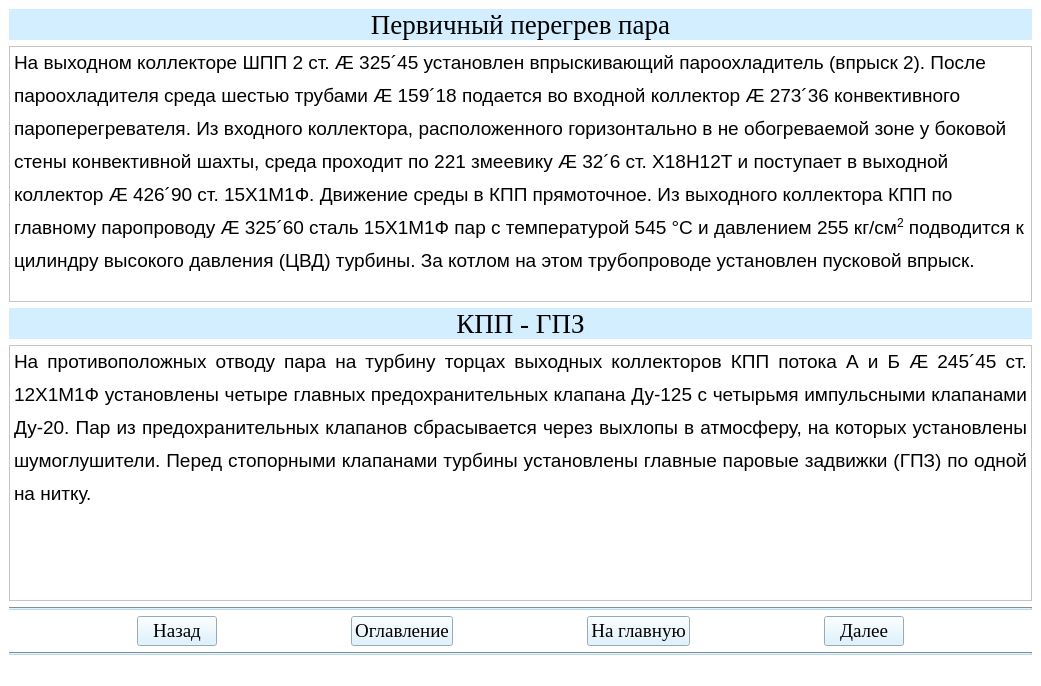
<?xml version="1.0" encoding="UTF-8"?>
<ui version="4.0">
 <class>Teoria20Window</class>
 <widget class="QMainWindow" name="Teoria20Window">
  <property name="geometry">
   <rect>
    <x>0</x>
    <y>0</y>
    <width>1041</width>
    <height>686</height>
   </rect>
  </property>
  <property name="windowTitle">
   <string>АУК</string>
  </property>
  <property name="styleSheet">
   <string notr="true">background-color: rgb(255, 255, 255);</string>
  </property>
  <widget class="QWidget" name="centralwidget">
   <layout class="QGridLayout" name="gridLayout">
    <item row="1" column="0">
     <widget class="QTextBrowser" name="textBrowser">
      <property name="html">
       <string>&lt;!DOCTYPE HTML PUBLIC &quot;-//W3C//DTD HTML 4.0//EN&quot; &quot;http://www.w3.org/TR/REC-html40/strict.dtd&quot;&gt;
&lt;html&gt;&lt;head&gt;&lt;meta name=&quot;qrichtext&quot; content=&quot;1&quot; /&gt;&lt;style type=&quot;text/css&quot;&gt;
p, li { white-space: pre-wrap; }
&lt;/style&gt;&lt;/head&gt;&lt;body style=&quot; font-family:'MS Shell Dlg 2'; font-size:8.25pt; font-weight:400; font-style:normal;&quot;&gt;
&lt;p style=&quot; margin-top:12px; margin-bottom:0px; margin-left:0px; margin-right:0px; -qt-block-indent:0; text-indent:0px; line-height:150%;&quot;&gt;&lt;span style=&quot; font-family:'Times New Roman,serif'; font-size:14pt;&quot;&gt;На выходном коллекторе ШПП 2 ст. &lt;/span&gt;&lt;span style=&quot; font-family:'Symbol'; font-size:14pt;&quot;&gt;Æ&lt;/span&gt;&lt;span style=&quot; font-family:'Times New Roman,serif'; font-size:14pt;&quot;&gt; 325&lt;/span&gt;&lt;span style=&quot; font-family:'Symbol'; font-size:14pt;&quot;&gt;´&lt;/span&gt;&lt;span style=&quot; font-family:'Times New Roman,serif'; font-size:14pt;&quot;&gt;45 установлен впрыскивающий пароохладитель (впрыск 2). После пароохладителя среда шестью трубами &lt;/span&gt;&lt;span style=&quot; font-family:'Symbol'; font-size:14pt;&quot;&gt;Æ&lt;/span&gt;&lt;span style=&quot; font-family:'Times New Roman,serif'; font-size:14pt;&quot;&gt; 159&lt;/span&gt;&lt;span style=&quot; font-family:'Symbol'; font-size:14pt;&quot;&gt;´&lt;/span&gt;&lt;span style=&quot; font-family:'Times New Roman,serif'; font-size:14pt;&quot;&gt;18 подается во входной коллектор &lt;/span&gt;&lt;span style=&quot; font-family:'Symbol'; font-size:14pt;&quot;&gt;Æ&lt;/span&gt;&lt;span style=&quot; font-family:'Times New Roman,serif'; font-size:14pt;&quot;&gt; 273&lt;/span&gt;&lt;span style=&quot; font-family:'Symbol'; font-size:14pt;&quot;&gt;´&lt;/span&gt;&lt;span style=&quot; font-family:'Times New Roman,serif'; font-size:14pt;&quot;&gt;36 конвективного пароперегревателя. Из входного коллектора, расположенного горизонтально в не обогреваемой зоне у боковой стены конвективной шахты, среда проходит по 221 змеевику &lt;/span&gt;&lt;span style=&quot; font-family:'Symbol'; font-size:14pt;&quot;&gt;Æ&lt;/span&gt;&lt;span style=&quot; font-family:'Times New Roman,serif'; font-size:14pt;&quot;&gt; 32&lt;/span&gt;&lt;span style=&quot; font-family:'Symbol'; font-size:14pt;&quot;&gt;´&lt;/span&gt;&lt;span style=&quot; font-family:'Times New Roman,serif'; font-size:14pt;&quot;&gt;6 ст. Х18Н12Т и поступает в выходной коллектор &lt;/span&gt;&lt;span style=&quot; font-family:'Symbol'; font-size:14pt;&quot;&gt;Æ&lt;/span&gt;&lt;span style=&quot; font-family:'Times New Roman,serif'; font-size:14pt;&quot;&gt; 426&lt;/span&gt;&lt;span style=&quot; font-family:'Symbol'; font-size:14pt;&quot;&gt;´&lt;/span&gt;&lt;span style=&quot; font-family:'Times New Roman,serif'; font-size:14pt;&quot;&gt;90 ст. 15Х1М1Ф. Движение среды в КПП прямоточное. Из выходного коллектора КПП по главному паропроводу &lt;/span&gt;&lt;span style=&quot; font-family:'Symbol'; font-size:14pt;&quot;&gt;Æ&lt;/span&gt;&lt;span style=&quot; font-family:'Times New Roman,serif'; font-size:14pt;&quot;&gt; 325&lt;/span&gt;&lt;span style=&quot; font-family:'Symbol'; font-size:14pt;&quot;&gt;´&lt;/span&gt;&lt;span style=&quot; font-family:'Times New Roman,serif'; font-size:14pt;&quot;&gt;60 сталь 15Х1М1Ф пар с температурой 545 °С и давлением 255 кг/см&lt;/span&gt;&lt;span style=&quot; font-family:'Times New Roman,serif'; font-size:14pt; vertical-align:super;&quot;&gt;2&lt;/span&gt;&lt;span style=&quot; font-family:'Times New Roman,serif'; font-size:14pt;&quot;&gt; подводится к цилиндру высокого давления (ЦВД) турбины. За котлом на этом трубопроводе установлен пусковой впрыск.&lt;/span&gt;&lt;span style=&quot; font-size:8pt;&quot;&gt; &lt;/span&gt;&lt;/p&gt;&lt;/body&gt;&lt;/html&gt;</string>
      </property>
     </widget>
    </item>
    <item row="5" column="0">
     <layout class="QHBoxLayout" name="horizontalLayout">
      <item>
       <spacer name="horizontalSpacer_2">
        <property name="orientation">
         <enum>Qt::Horizontal</enum>
        </property>
        <property name="sizeHint" stdset="0">
         <size>
          <width>40</width>
          <height>20</height>
         </size>
        </property>
       </spacer>
      </item>
      <item>
       <widget class="QPushButton" name="btn_return20">
        <property name="sizePolicy">
         <sizepolicy hsizetype="Minimum" vsizetype="Fixed">
          <horstretch>0</horstretch>
          <verstretch>0</verstretch>
         </sizepolicy>
        </property>
        <property name="font">
         <font>
          <family>Times New Roman</family>
          <pointsize>14</pointsize>
          <weight>50</weight>
          <bold>false</bold>
         </font>
        </property>
        <property name="styleSheet">
         <string notr="true">background-color: rgb(211, 239, 255);
color: rgb(0, 0, 0);</string>
        </property>
        <property name="text">
         <string>Назад</string>
        </property>
       </widget>
      </item>
      <item>
       <spacer name="horizontalSpacer_5">
        <property name="orientation">
         <enum>Qt::Horizontal</enum>
        </property>
        <property name="sizeHint" stdset="0">
         <size>
          <width>40</width>
          <height>20</height>
         </size>
        </property>
       </spacer>
      </item>
      <item>
       <widget class="QPushButton" name="btn_oglavlenie20">
        <property name="font">
         <font>
          <family>Times New Roman</family>
          <pointsize>14</pointsize>
         </font>
        </property>
        <property name="styleSheet">
         <string notr="true">background-color: rgb(211, 239, 255);
color: rgb(0, 0, 0);</string>
        </property>
        <property name="text">
         <string>Оглавление</string>
        </property>
       </widget>
      </item>
      <item>
       <spacer name="horizontalSpacer">
        <property name="orientation">
         <enum>Qt::Horizontal</enum>
        </property>
        <property name="sizeHint" stdset="0">
         <size>
          <width>40</width>
          <height>20</height>
         </size>
        </property>
       </spacer>
      </item>
      <item>
       <widget class="QPushButton" name="btn_glavnaya20">
        <property name="font">
         <font>
          <family>Times New Roman</family>
          <pointsize>14</pointsize>
          <weight>50</weight>
          <bold>false</bold>
         </font>
        </property>
        <property name="styleSheet">
         <string notr="true">background-color: rgb(211, 239, 255);
color: rgb(0, 0, 0);</string>
        </property>
        <property name="text">
         <string>На главную</string>
        </property>
       </widget>
      </item>
      <item>
       <spacer name="horizontalSpacer_3">
        <property name="orientation">
         <enum>Qt::Horizontal</enum>
        </property>
        <property name="sizeHint" stdset="0">
         <size>
          <width>40</width>
          <height>20</height>
         </size>
        </property>
       </spacer>
      </item>
      <item>
       <widget class="QPushButton" name="btn_dalee20">
        <property name="font">
         <font>
          <family>Times New Roman</family>
          <pointsize>14</pointsize>
          <weight>50</weight>
          <bold>false</bold>
         </font>
        </property>
        <property name="styleSheet">
         <string notr="true">background-color: rgb(211, 239, 255);
color: rgb(0, 0, 0);</string>
        </property>
        <property name="text">
         <string>Далее</string>
        </property>
       </widget>
      </item>
      <item>
       <spacer name="horizontalSpacer_4">
        <property name="orientation">
         <enum>Qt::Horizontal</enum>
        </property>
        <property name="sizeHint" stdset="0">
         <size>
          <width>40</width>
          <height>20</height>
         </size>
        </property>
       </spacer>
      </item>
     </layout>
    </item>
    <item row="0" column="0">
     <widget class="QLabel" name="label_3">
      <property name="font">
       <font>
        <family>Times New Roman</family>
        <pointsize>20</pointsize>
       </font>
      </property>
      <property name="styleSheet">
       <string notr="true">background-color: rgb(211, 239, 255);</string>
      </property>
      <property name="text">
       <string>Первичный перегрев пара</string>
      </property>
      <property name="alignment">
       <set>Qt::AlignCenter</set>
      </property>
     </widget>
    </item>
    <item row="4" column="0">
     <widget class="Line" name="line">
      <property name="styleSheet">
       <string notr="true">background-color: rgb(191, 216, 230);</string>
      </property>
      <property name="orientation">
       <enum>Qt::Horizontal</enum>
      </property>
     </widget>
    </item>
    <item row="6" column="0">
     <widget class="Line" name="line_2">
      <property name="styleSheet">
       <string notr="true">background-color: rgb(191, 216, 230);</string>
      </property>
      <property name="orientation">
       <enum>Qt::Horizontal</enum>
      </property>
     </widget>
    </item>
    <item row="2" column="0">
     <widget class="QLabel" name="label_4">
      <property name="font">
       <font>
        <family>Times New Roman</family>
        <pointsize>20</pointsize>
       </font>
      </property>
      <property name="styleSheet">
       <string notr="true">background-color: rgb(211, 239, 255);</string>
      </property>
      <property name="text">
       <string>КПП - ГПЗ</string>
      </property>
      <property name="alignment">
       <set>Qt::AlignCenter</set>
      </property>
     </widget>
    </item>
    <item row="3" column="0">
     <widget class="QTextBrowser" name="textBrowser_2">
      <property name="html">
       <string>&lt;!DOCTYPE HTML PUBLIC &quot;-//W3C//DTD HTML 4.0//EN&quot; &quot;http://www.w3.org/TR/REC-html40/strict.dtd&quot;&gt;
&lt;html&gt;&lt;head&gt;&lt;meta name=&quot;qrichtext&quot; content=&quot;1&quot; /&gt;&lt;style type=&quot;text/css&quot;&gt;
p, li { white-space: pre-wrap; }
&lt;/style&gt;&lt;/head&gt;&lt;body style=&quot; font-family:'MS Shell Dlg 2'; font-size:8.25pt; font-weight:400; font-style:normal;&quot;&gt;
&lt;p align=&quot;justify&quot; style=&quot; margin-top:12px; margin-bottom:0px; margin-left:0px; margin-right:0px; -qt-block-indent:0; text-indent:0px; line-height:150%;&quot;&gt;&lt;span style=&quot; font-family:'Times New Roman,serif'; font-size:14pt;&quot;&gt;На противоположных отводу пара на турбину торцах выходных коллекторов КПП потока А и Б &lt;/span&gt;&lt;span style=&quot; font-family:'Symbol'; font-size:14pt;&quot;&gt;Æ&lt;/span&gt;&lt;span style=&quot; font-family:'Times New Roman,serif'; font-size:14pt;&quot;&gt; 245&lt;/span&gt;&lt;span style=&quot; font-family:'Symbol'; font-size:14pt;&quot;&gt;´&lt;/span&gt;&lt;span style=&quot; font-family:'Times New Roman,serif'; font-size:14pt;&quot;&gt;45 ст. 12Х1М1Ф установлены четыре главных предохранительных клапана Ду-125 с четырьмя импульсными клапанами Ду-20. Пар из предохранительных клапанов сбрасывается через выхлопы в атмосферу, на которых установлены шумоглушители. Перед стопорными клапанами турбины установлены главные паровые задвижки (ГПЗ) по одной на нитку.&lt;/span&gt;&lt;/p&gt;&lt;/body&gt;&lt;/html&gt;</string>
      </property>
     </widget>
    </item>
   </layout>
  </widget>
  <widget class="QStatusBar" name="statusbar"/>
 </widget>
 <resources/>
 <connections/>
</ui>
